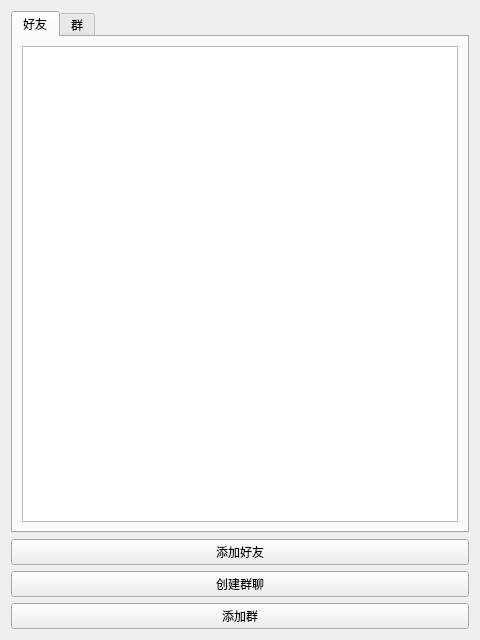
<?xml version="1.0" encoding="UTF-8"?>
<ui version="4.0">
 <class>Chatlist</class>
 <widget class="QWidget" name="Chatlist">
  <property name="geometry">
   <rect>
    <x>0</x>
    <y>0</y>
    <width>480</width>
    <height>640</height>
   </rect>
  </property>
  <property name="windowTitle">
   <string>Form</string>
  </property>
  <layout class="QVBoxLayout" name="verticalLayout">
   <item>
    <widget class="QTabWidget" name="tabWidget">
     <property name="currentIndex">
      <number>0</number>
     </property>
     <widget class="QWidget" name="tab">
      <attribute name="title">
       <string>好友</string>
      </attribute>
      <layout class="QVBoxLayout" name="verticalLayout_2">
       <item>
        <widget class="QListWidget" name="friendList"/>
       </item>
      </layout>
     </widget>
     <widget class="QWidget" name="tab_2">
      <attribute name="title">
       <string>群</string>
      </attribute>
      <layout class="QVBoxLayout" name="verticalLayout_3">
       <item>
        <widget class="QListWidget" name="groupList"/>
       </item>
      </layout>
     </widget>
    </widget>
   </item>
   <item>
    <widget class="QPushButton" name="addButton">
     <property name="text">
      <string>添加好友</string>
     </property>
    </widget>
   </item>
   <item>
    <widget class="QPushButton" name="createButton">
     <property name="text">
      <string>创建群聊</string>
     </property>
    </widget>
   </item>
   <item>
    <widget class="QPushButton" name="joinButton">
     <property name="text">
      <string>添加群</string>
     </property>
    </widget>
   </item>
  </layout>
 </widget>
 <resources/>
 <connections/>
</ui>
